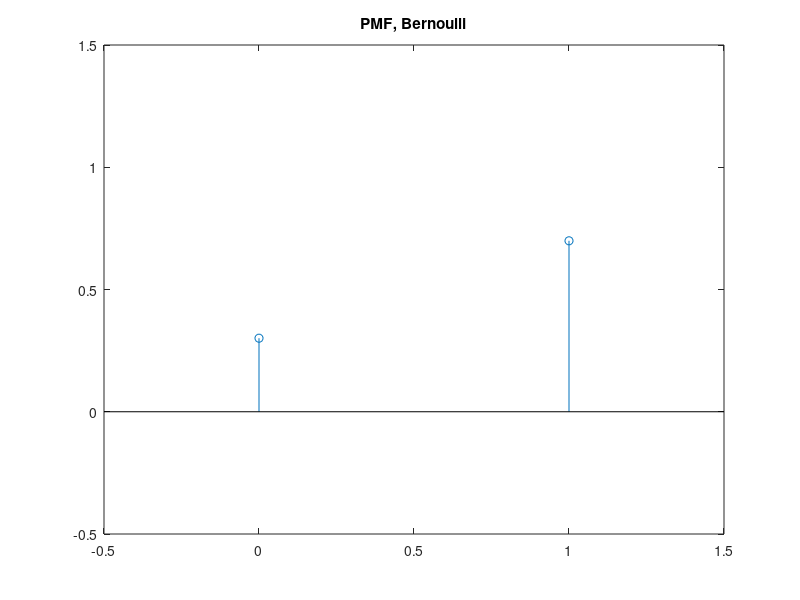
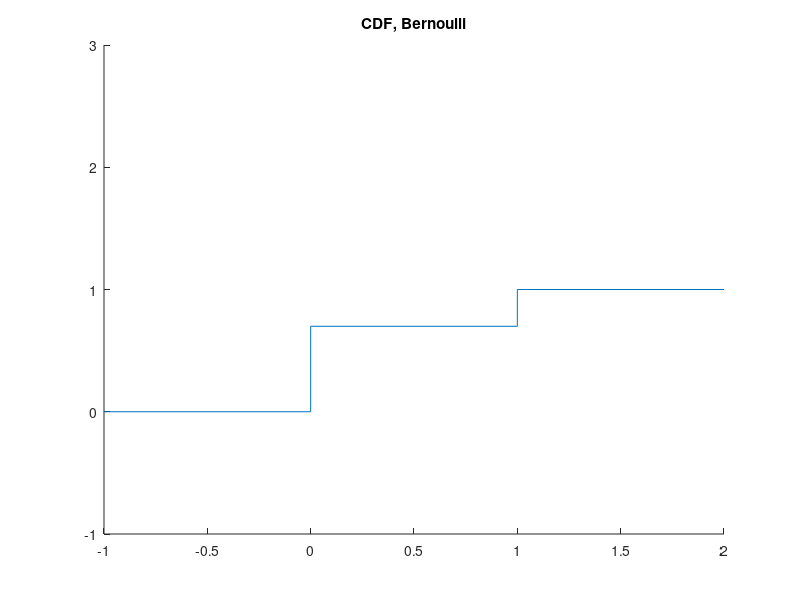

Here is the MATLAB script that generated these plots, in order:
Y = zeros(1, 100000);

cnt = 1;
while (cnt < length(Y))
    x = rand(1);
    if x <= 0.7
        Y(cnt) = 1;
    else
        Y(cnt) = 0;
    end
    cnt = cnt + 1;
end

avg = sum(Y)/length(Y);

oat = [1-avg avg];
obt = [0 1];
CDF_arr = [0, avg, 1, 1];

figure(1)
stem([0 1], oat);
% bar(obt, oat, 0.1)
xlim([-0.5 1.5])
ylim([-0.5 1.5])
title("PMF, Bernoulli")

figure(2)
hold on
stairs([-1 0 1 2], CDF_arr)
ylim([-1 3])
% plot([-1 0], [0 0], "b")
% plot([0 1], [1-avg 1-avg], "b")
% plot([1 2], [1 1], "b")
title("CDF, Bernoulli")

